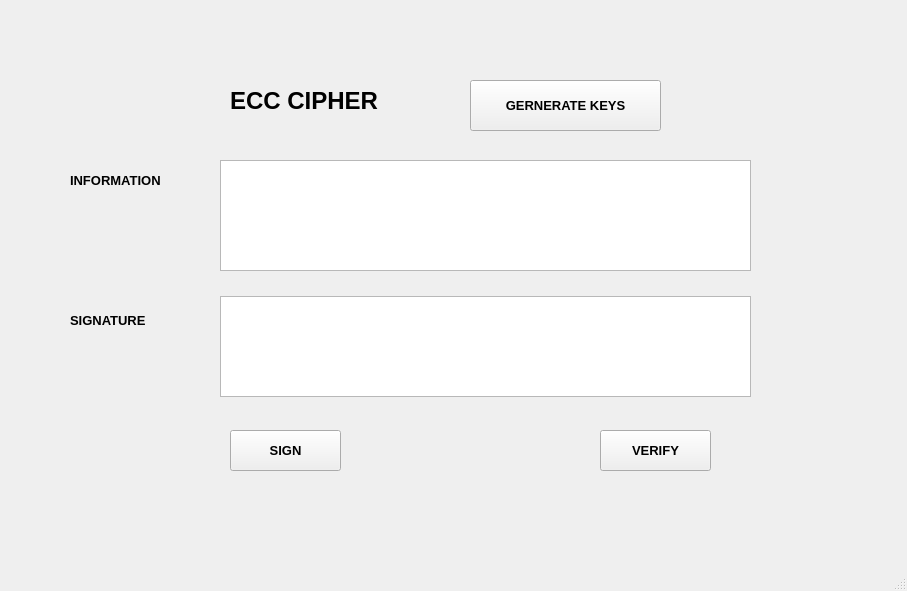
<?xml version="1.0" encoding="UTF-8"?>
<ui version="4.0">
 <class>MainWindow</class>
 <widget class="QMainWindow" name="MainWindow">
  <property name="geometry">
   <rect>
    <x>0</x>
    <y>0</y>
    <width>907</width>
    <height>591</height>
   </rect>
  </property>
  <property name="windowTitle">
   <string>MainWindow</string>
  </property>
  <widget class="QWidget" name="centralwidget">
   <widget class="QLabel" name="label">
    <property name="geometry">
     <rect>
      <x>230</x>
      <y>80</y>
      <width>191</width>
      <height>41</height>
     </rect>
    </property>
    <property name="font">
     <font>
      <pointsize>18</pointsize>
      <weight>75</weight>
      <bold>true</bold>
     </font>
    </property>
    <property name="text">
     <string>ECC CIPHER</string>
    </property>
   </widget>
   <widget class="QLabel" name="label_2">
    <property name="geometry">
     <rect>
      <x>70</x>
      <y>160</y>
      <width>131</width>
      <height>41</height>
     </rect>
    </property>
    <property name="font">
     <font>
      <pointsize>10</pointsize>
      <weight>75</weight>
      <bold>true</bold>
     </font>
    </property>
    <property name="text">
     <string>INFORMATION</string>
    </property>
   </widget>
   <widget class="QLabel" name="label_3">
    <property name="geometry">
     <rect>
      <x>70</x>
      <y>300</y>
      <width>131</width>
      <height>41</height>
     </rect>
    </property>
    <property name="font">
     <font>
      <pointsize>10</pointsize>
      <weight>75</weight>
      <bold>true</bold>
     </font>
    </property>
    <property name="text">
     <string>SIGNATURE</string>
    </property>
   </widget>
   <widget class="QTextEdit" name="txt_info">
    <property name="geometry">
     <rect>
      <x>220</x>
      <y>160</y>
      <width>531</width>
      <height>111</height>
     </rect>
    </property>
   </widget>
   <widget class="QTextEdit" name="txt_sign">
    <property name="geometry">
     <rect>
      <x>220</x>
      <y>296</y>
      <width>531</width>
      <height>101</height>
     </rect>
    </property>
   </widget>
   <widget class="QPushButton" name="btn_sign">
    <property name="geometry">
     <rect>
      <x>230</x>
      <y>430</y>
      <width>111</width>
      <height>41</height>
     </rect>
    </property>
    <property name="font">
     <font>
      <pointsize>10</pointsize>
      <weight>75</weight>
      <bold>true</bold>
     </font>
    </property>
    <property name="text">
     <string>SIGN</string>
    </property>
   </widget>
   <widget class="QPushButton" name="btn_verify">
    <property name="geometry">
     <rect>
      <x>600</x>
      <y>430</y>
      <width>111</width>
      <height>41</height>
     </rect>
    </property>
    <property name="font">
     <font>
      <pointsize>10</pointsize>
      <weight>75</weight>
      <bold>true</bold>
     </font>
    </property>
    <property name="text">
     <string>VERIFY</string>
    </property>
   </widget>
   <widget class="QPushButton" name="btn_gen_keys">
    <property name="geometry">
     <rect>
      <x>470</x>
      <y>80</y>
      <width>191</width>
      <height>51</height>
     </rect>
    </property>
    <property name="font">
     <font>
      <pointsize>10</pointsize>
      <weight>75</weight>
      <bold>true</bold>
     </font>
    </property>
    <property name="text">
     <string>GERNERATE KEYS</string>
    </property>
   </widget>
  </widget>
  <widget class="QMenuBar" name="menubar">
   <property name="geometry">
    <rect>
     <x>0</x>
     <y>0</y>
     <width>907</width>
     <height>26</height>
    </rect>
   </property>
  </widget>
  <widget class="QStatusBar" name="statusbar"/>
 </widget>
 <resources/>
 <connections/>
</ui>
